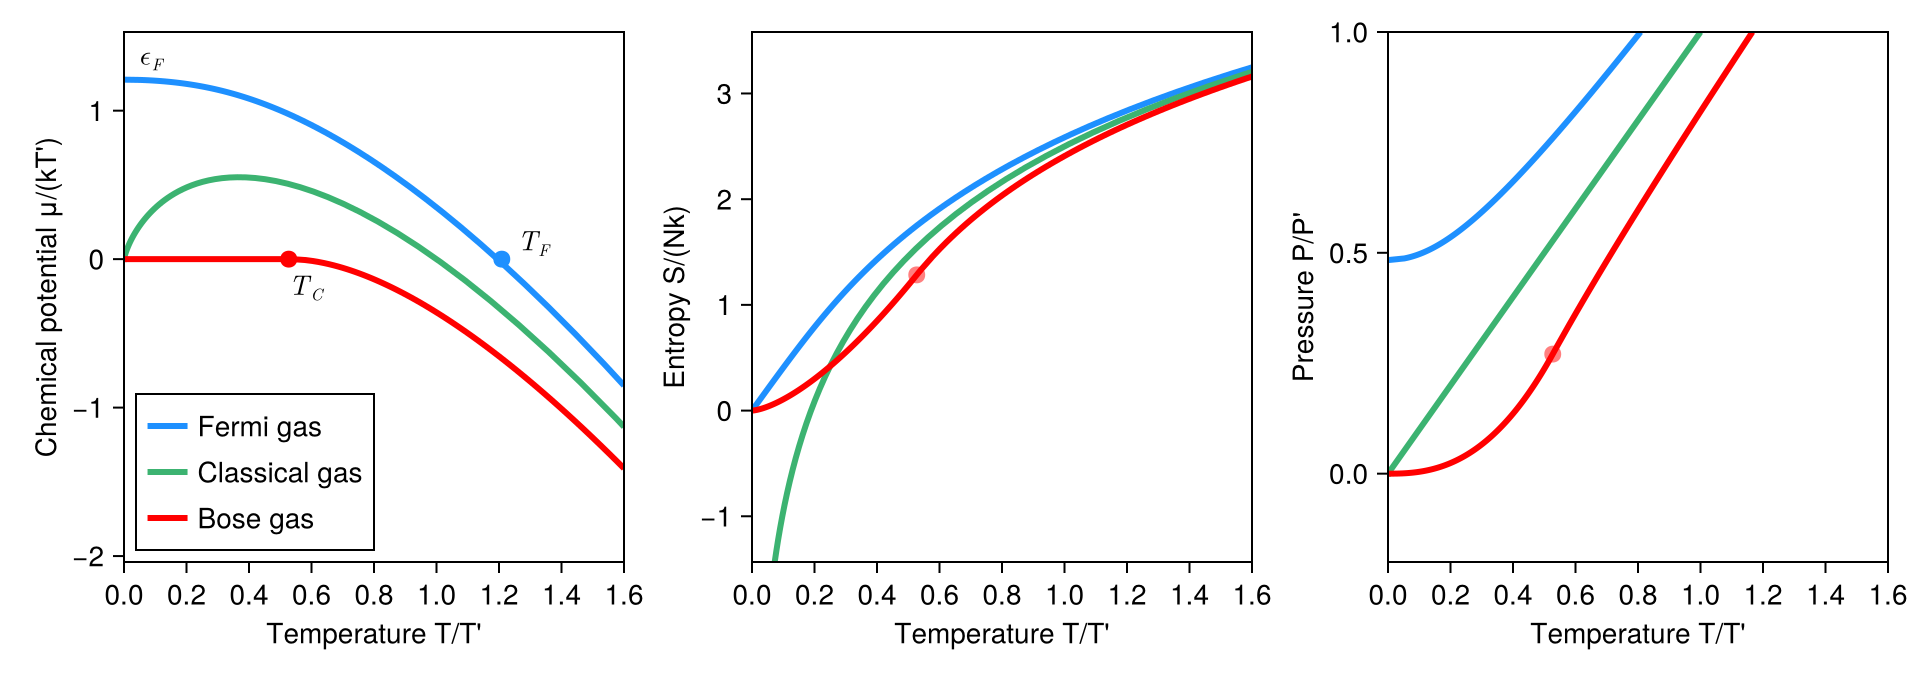

Julia code for this plot:
using CairoMakie
using SpecialFunctions
using BoseFermiLerch

# Reproduces the three-panel quantum ideal gas comparison figure using
# BoseFermiLerch.jl as the numerical backend.

# Dimensionality parameter for a massive 3D gas.
a = 3 / 2
fcol = :dodgerblue
ccol = :mediumseagreen
bcol = :red

# FERMI GAS ========================================
zf = exp.(range(-2, 20, 201)) |> collect
zf[end] = 1e10

Tf = gamma(a + 1)^(1 / a)
Pf = Tf / (a + 1)

Tf_curve = @. fermi(zf, a)^(-1 / a)
Pf_curve = @. Tf_curve^(a + 1) * fermi(zf, a + 1)
Sf_curve = @. (a + 1) * fermi(zf, a + 1) / fermi(zf, a) - log(zf)
muf_curve = @. log(zf) * Tf_curve

Tf_curve = [Tf_curve; 0.0]
Pf_curve = [Pf_curve; Pf]
Sf_curve = [Sf_curve; 0.0]
muf_curve = [muf_curve; [Tf]]

fig = Figure(size = (960, 340), linewidth = 2)
ax1 = Axis(fig[1, 1])
ax2 = Axis(fig[1, 2])
ax3 = Axis(fig[1, 3])

lines!(ax1, Tf_curve, muf_curve; label = "Fermi gas", color = fcol, linewidth = 3)
text!(ax1, 0.05, 1.25; text = L"\epsilon_F")
scatter!(ax1, [Tf], [0.0]; marker = :circle, color = fcol, markersize = 12)
text!(ax1, Tf + 0.05, 0.0; text = L"T_F")

lines!(ax2, Tf_curve, Sf_curve; label = "Fermi gas", color = fcol, linewidth = 3)
lines!(ax3, Tf_curve, Pf_curve; label = "Fermi gas", color = fcol, linewidth = 3)

# CLASSICAL GAS =====================================
Tc_curve = @. zf^(-1 / a)
Pc_curve = @. Tc_curve^(a + 1) * zf
Sc_curve = @. a + 1 - log(zf)
muc_curve = @. log(zf) * Tc_curve

Tc_curve = [Tc_curve; 0.0]
Pc_curve = [Pc_curve; 0.0]
Sc_curve = [Sc_curve; -Inf]
muc_curve = [muc_curve; [0.0]]

lines!(ax1, Tc_curve, muc_curve; label = "Classical gas", color = ccol, linewidth = 3)
lines!(ax2, Tc_curve, Sc_curve; label = "Classical gas", color = ccol, linewidth = 3)
lines!(ax3, Tc_curve, Pc_curve; label = "Classical gas", color = ccol, linewidth = 3)

# BOSE GAS ==========================================
zb = range(0.01, 0.99, 99)
zb = [zb; [0.999; 0.9999; 1 - 2eps()]]

Tb_curve = @. bose(zb, a)^(-1 / a)
Pb_curve = @. Tb_curve^(a + 1) * bose(zb, a + 1)
Sb_curve = @. (a + 1) * bose(zb, a + 1) / bose(zb, a) - log(zb)
mub_curve = @. log(zb) * Tb_curve

if a > 1
    Tc = bose(1, a)^(-1 / a)
    Pc = Tc^(a + 1) * bose(1, a + 1)
    Sc = (a + 1) * bose(1, a + 1) / bose(1, a)
    T2 = range(Tc, 0, 101)
    P2 = @. T2^(a + 1) * bose(1, a + 1)
    S2 = @. T2^a * (a + 1) * bose(1, a + 1)
    mu2 = @. log(1) * T2

    Tb_curve = [Tb_curve; T2]
    Pb_curve = [Pb_curve; P2]
    Sb_curve = [Sb_curve; S2]
    mub_curve = [mub_curve; mu2]

    scatter!(ax1, [Tc], [mu2[1]]; marker = :circle, color = bcol, markersize = 12)
    text!(ax1, Tc, -0.3; text = L"T_C")
    scatter!(ax2, [Tc], [Sc]; marker = :circle, color = (bcol, 0.5), markersize = 12)
    scatter!(ax3, [Tc], [Pc]; marker = :circle, color = (bcol, 0.5), markersize = 12)
else
    Tb_curve = [Tb_curve; 0.0]
    Pb_curve = [Pb_curve; 0.0]
    Sb_curve = [Sb_curve; 0.0]
    mub_curve = [mub_curve; [0.0]]
end

lines!(ax1, Tb_curve, mub_curve; label = "Bose gas", color = bcol, linewidth = 3)
lines!(ax2, Tb_curve, Sb_curve; label = "Bose gas", color = bcol, linewidth = 3)
lines!(ax3, Tb_curve, Pb_curve; label = "Bose gas", color = bcol, linewidth = 3)

for ax in (ax1, ax2, ax3)
    xlims!(ax, 0, 1.6)
    ax.xlabel = "Temperature T/T'"
    hidedecorations!(ax; ticks = false, ticklabels = false, label = false)
end

yrange1 = 1.5 + 0.7 * a
ylims!(ax1, -0.8 * yrange1, 0.6 * yrange1)
ax1.ylabel = "Chemical potential μ/(kT')"
axislegend(ax1; position = :lb)

yrange2 = 0.2 + 1 + (1 + log(1.8)) * a
ylims!(ax2, -0.4 * yrange2, yrange2)
ax2.ylabel = "Entropy S/(Nk)"

ylims!(ax3, -0.2, 1.0)
ax3.ylabel = "Pressure P/P'"

fig
save(joinpath(@__DIR__, "quantum_ideal_gas_figure.png"), fig)
